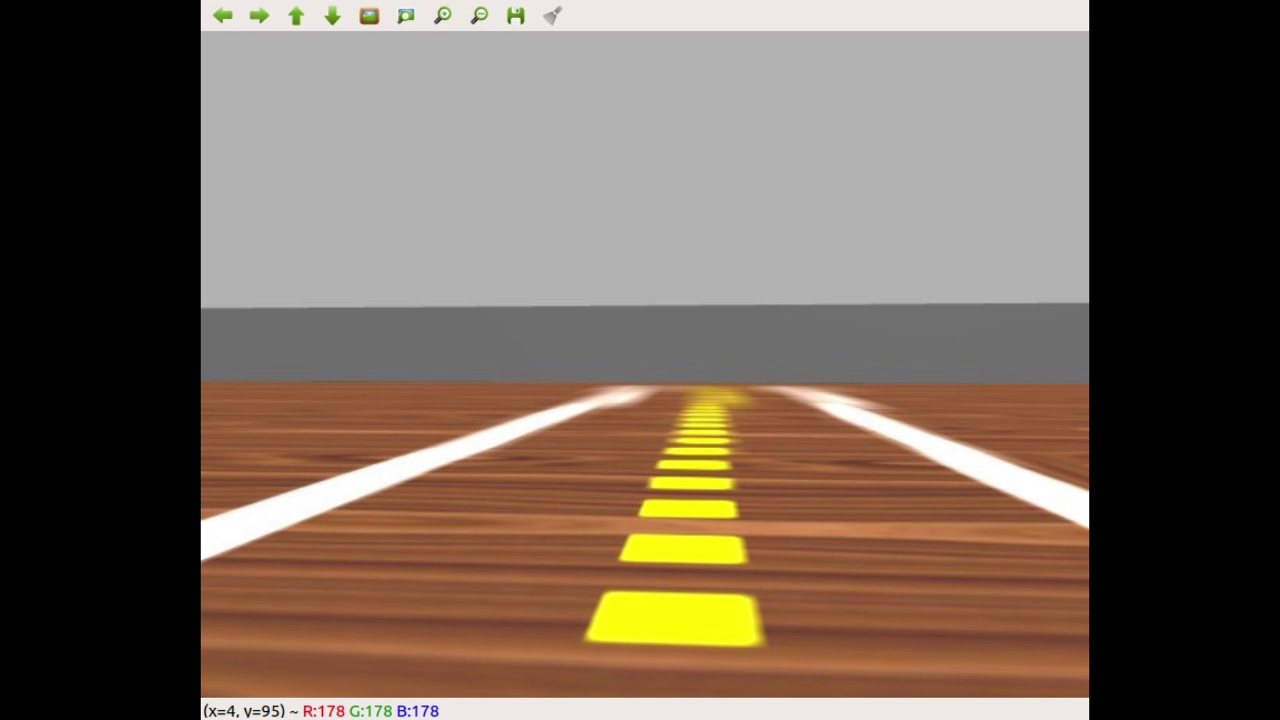
#> input picture frame01.jpg, 1280 x 720 px
$ python -i biblioteca.py   (imports and definitions only)
#> lines starting #> are read from the running program, lines starting #| are printed output that depends on the picture; after the words box and inside, x2 and y2 are one past the last pixel; in counts of white or black regions, pixels touching at a corner belong together
#!/usr/bin/python
# -*- coding: utf-8 -*-

import cv2
import numpy as np
import matplotlib.pyplot as plt
from sklearn.linear_model import LinearRegression
import math

def morpho_limpa(mask):
    kernel = cv2.getStructuringElement(cv2.MORPH_ELLIPSE,(13,13))
    mask = cv2.morphologyEx( mask, cv2.MORPH_OPEN, kernel )
    mask = cv2.morphologyEx( mask, cv2.MORPH_CLOSE, kernel )
    return mask


def segmenta_linha_amarela(bgr):
    """Não mude ou renomeie esta função
        deve receber uma imagem bgr e retornar os segmentos amarelos do centro da pista em branco.
        Utiliza a função cv2.morphologyEx() para limpar ruidos na imagem
    """
    img = bgr.copy()
    bgr1 = (0,210,90)
    bgr2 = (150,255,255)
    mask = cv2.inRange(img, bgr1, bgr2)
    mask = morpho_limpa(mask)
    return mask


# [95 lines left out: functions encontrar_contornos, crosshair, encontrar_centro_dos_contornos, desenhar_linha_entre_pontos, regressao_por_centro, calcular_angulo_com_vertical, not called in this run]

>>> import cv2
>>> picture = cv2.imread('frame01.jpg')
#> picture is the input picture: shape (720, 1280, 3); mean B, G, R 87.5, 100.4, 115.5
>>> result = segmenta_linha_amarela(picture)
#> in segmenta_linha_amarela, `mask = cv2.inRange(img, bgr1, bgr2)`:
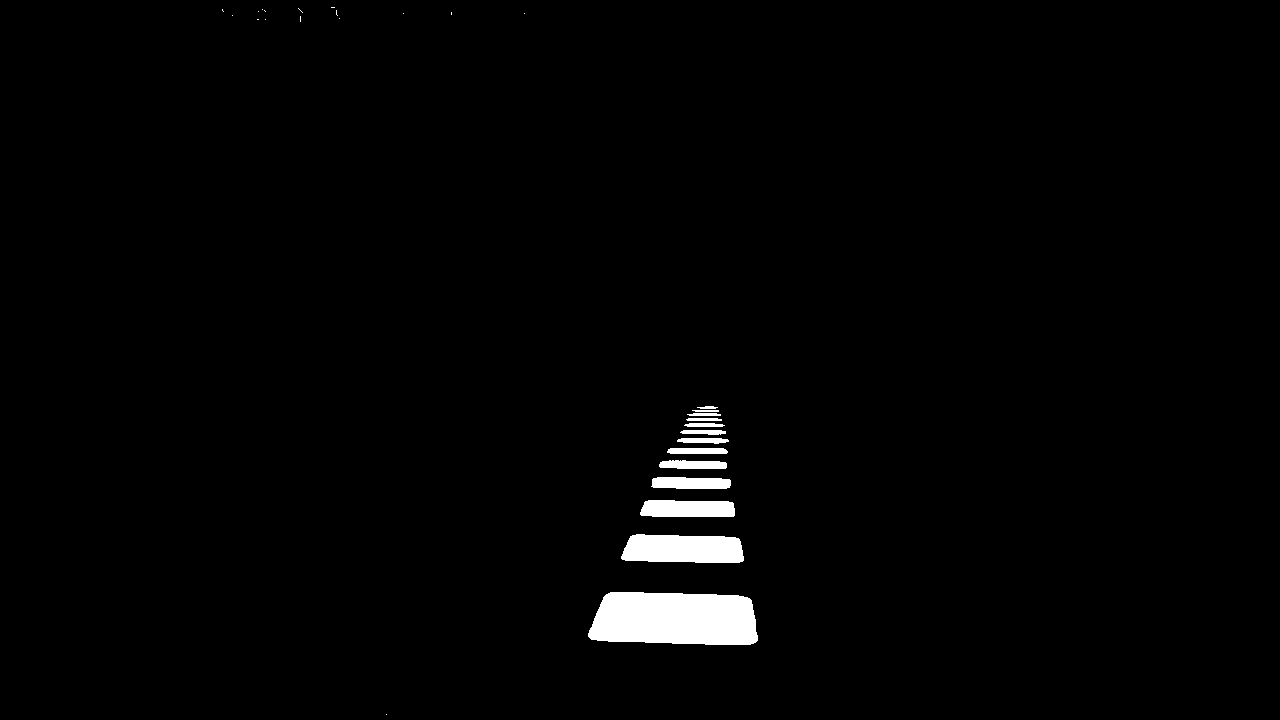
#> mask: shape (720, 1280); 1.6% white; 29 white regions (16 under 20 px), largest, box (x1, y1, x2, y2) and area: (588, 592, 758, 645) 7919, (621, 534, 744, 563) 3101, (640, 500, 735, 517) 1490
#> in morpho_limpa, `mask = cv2.morphologyEx( mask, cv2.MORPH_OPEN, kernel )`:
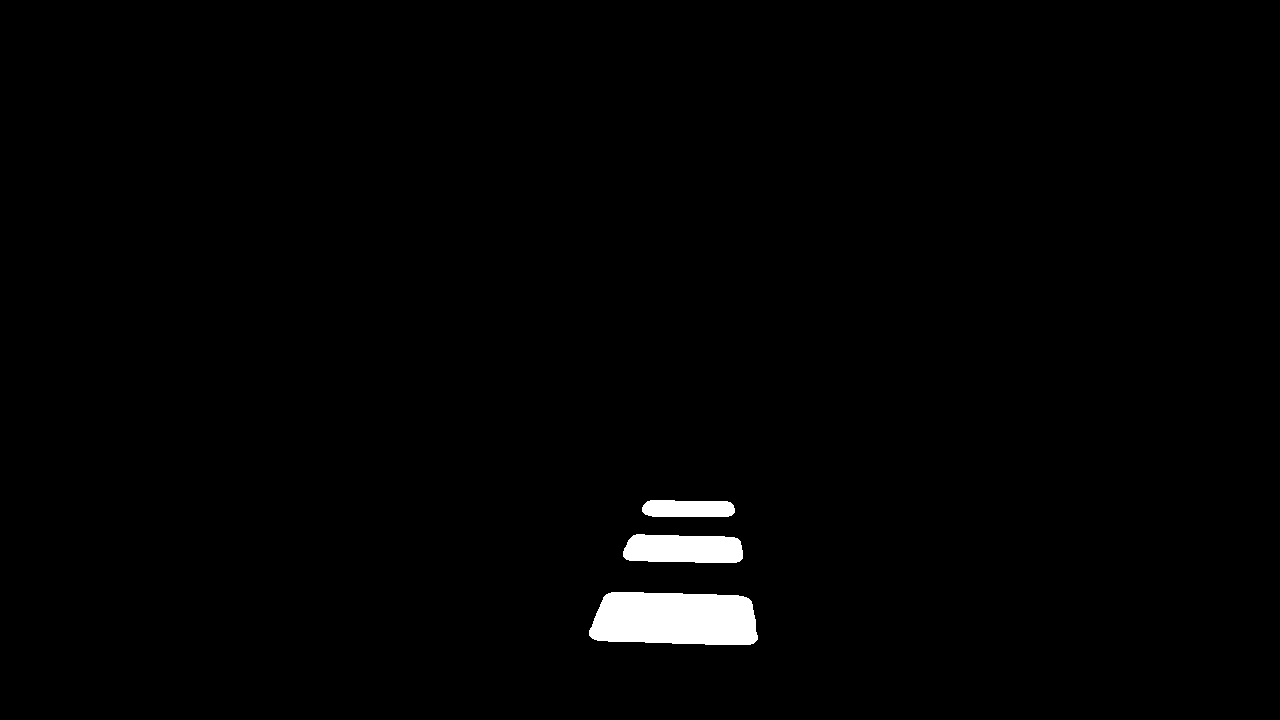
#> mask: shape (720, 1280); 1.3% white; 3 white regions, box (x1, y1, x2, y2) and area: (589, 592, 758, 645) 7899, (623, 534, 743, 563) 3060, (642, 500, 735, 517) 1444

$ run again, on frame02.jpg
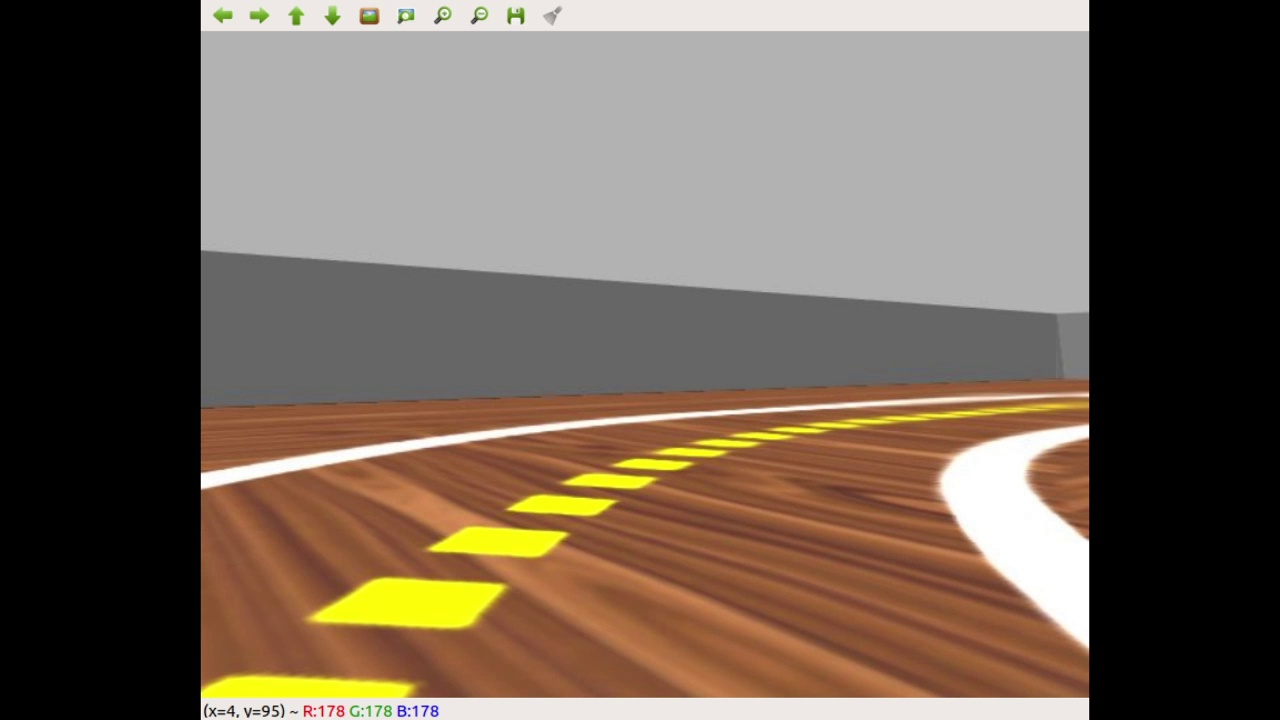
#> input picture frame02.jpg, 1280 x 720 px
#> picture is the input picture: shape (720, 1280, 3); mean B, G, R 86.7, 99.7, 113.7
#> in segmenta_linha_amarela, `mask = cv2.inRange(img, bgr1, bgr2)`:
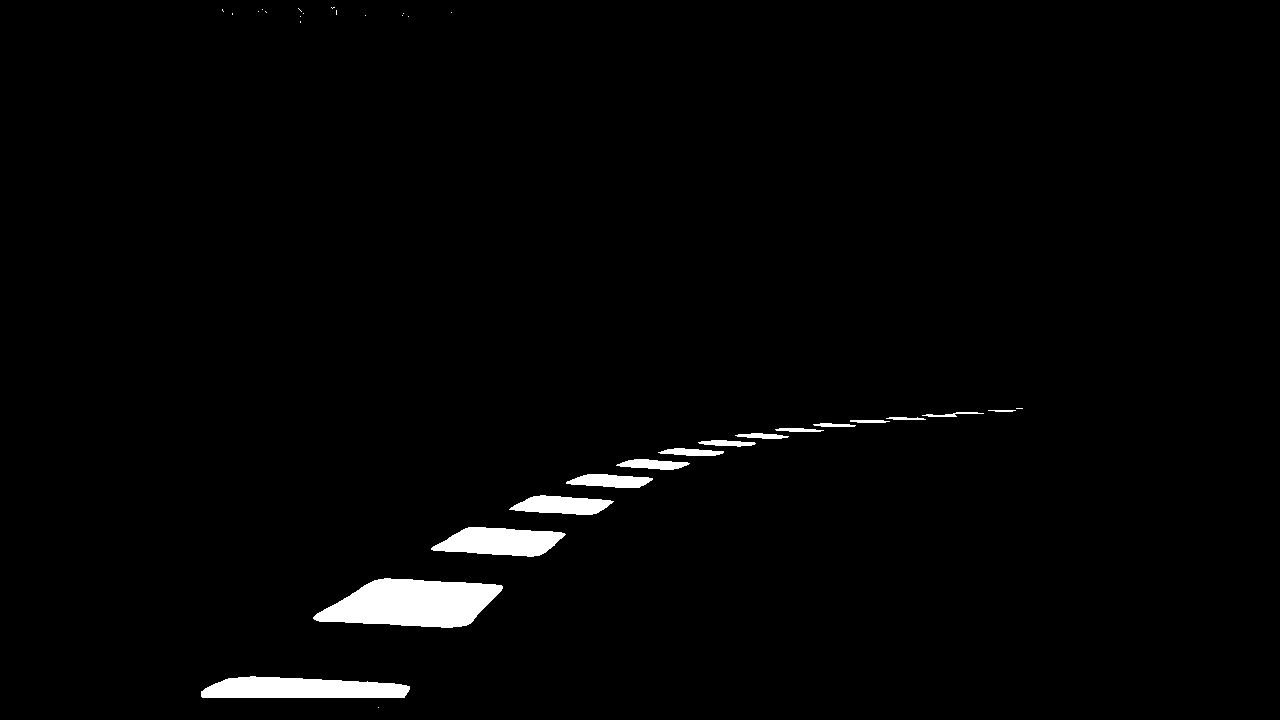
#> mask: shape (720, 1280); 1.9% white; 33 white regions (18 under 20 px), largest, box (x1, y1, x2, y2) and area: (313, 578, 503, 628) 6587, (201, 676, 410, 698) 3663, (431, 527, 566, 557) 2792
#> in morpho_limpa, `mask = cv2.morphologyEx( mask, cv2.MORPH_OPEN, kernel )`:
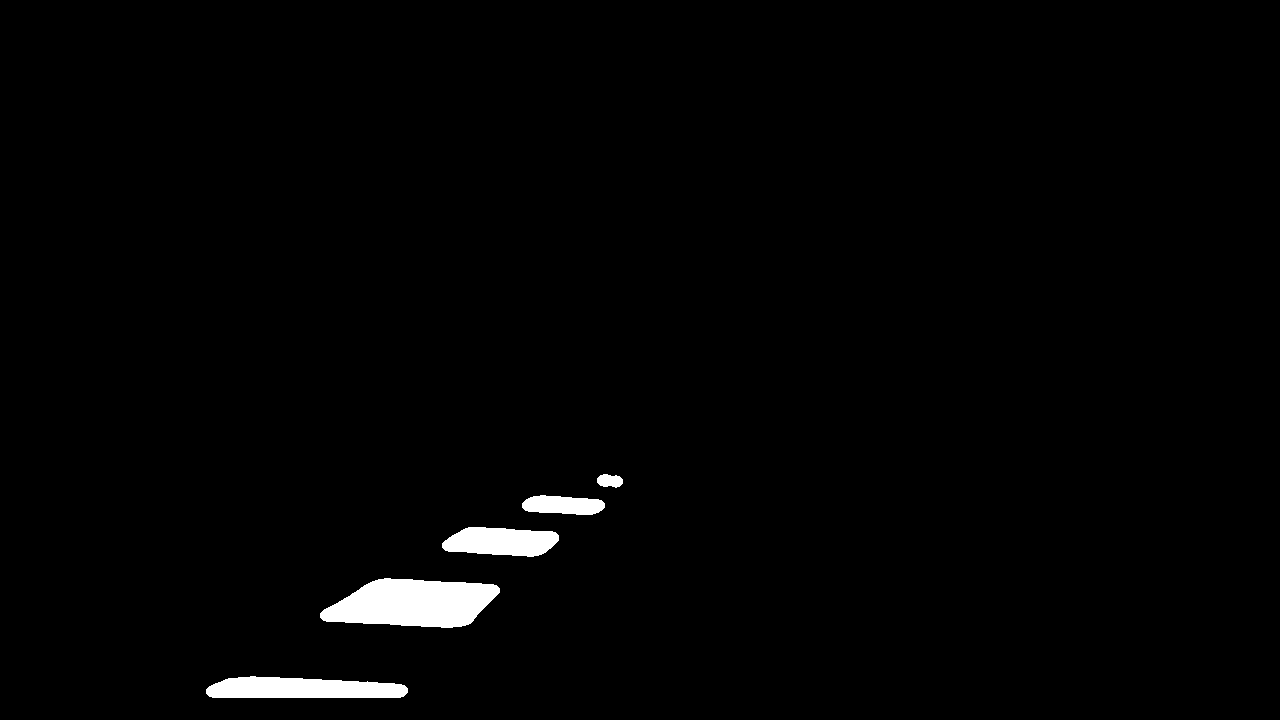
#> mask: shape (720, 1280); 1.6% white; 5 white regions, box (x1, y1, x2, y2) and area: (320, 578, 500, 628) 6503, (206, 676, 408, 698) 3587, (442, 527, 559, 557) 2672, (522, 495, 605, 515) 1281, (597, 474, 623, 488) 275
